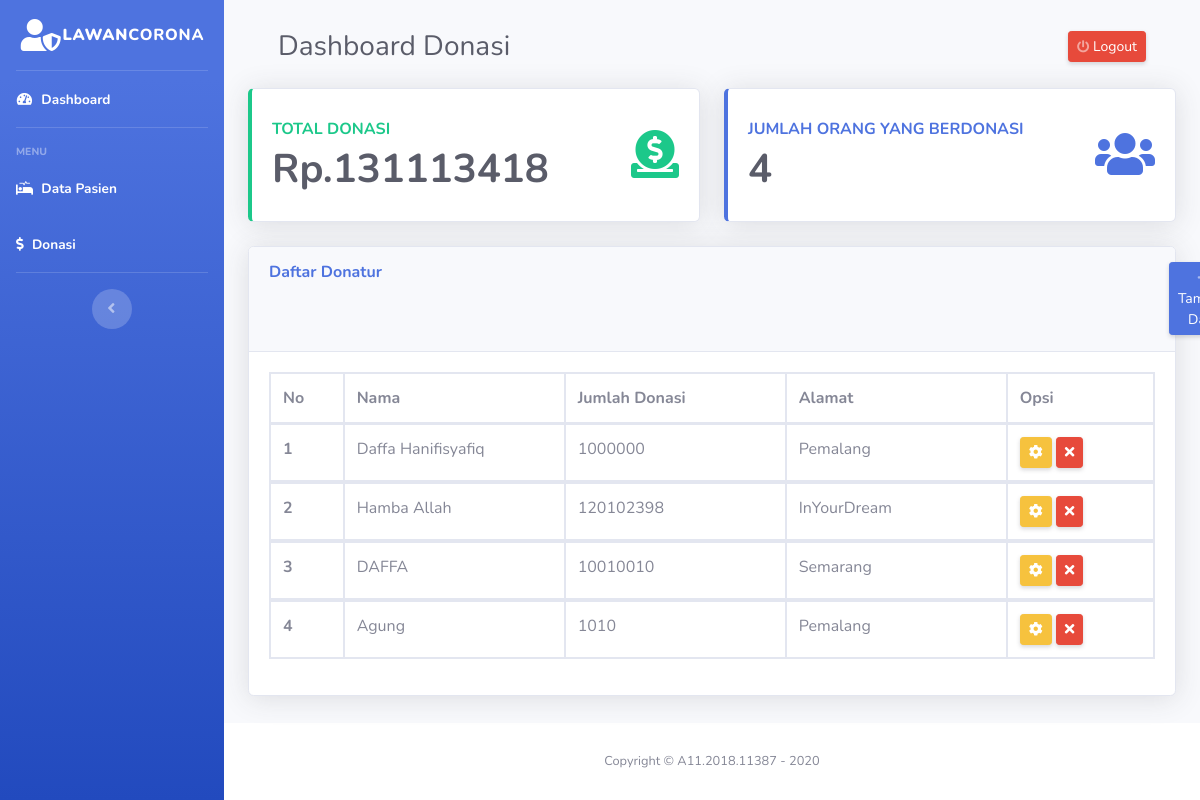
/admin/donasi/index.php (signed in), run on the app's committed database.
### tables this page shows
CREATE TABLE `tb_donasi` (
  `id` int(11) NOT NULL,
  `nama_donatur` varchar(100) NOT NULL,
  `jumlah_donasi` int(11) NOT NULL,
  `alamat_donatur` varchar(100) NOT NULL
);

### admin/donasi/index.php (the view, shortened to what this page needs)
<!DOCTYPE html>
<html lang="en">
<head>
    <link href="http://maxcdn.bootstrapcdn.com/font-awesome/4.7.0/css/font-awesome.min.css" rel="stylesheet">
    <link rel="stylesheet" href="../assets/css/bootstrap.min.css">
    <link href="../assets/vendor/fontawesome-free/css/all.min.css" rel="stylesheet" type="text/css">
    <link href="../assets/css/sb-admin-2.min.css" rel="stylesheet">
</head>
<body id="page-top">
    <div id="wrapper">
        <?php include('sidebar.php'); ?>
        <div id="content-wrapper" class="d-flex flex-column">
            <div id="content">
                <div class="container-fluid">
                    <div class="d-sm-flex align-items-center justify-content-between mb-4" style="margin: 30px">
                        <h1 class="h3 mb-0 text-gray-800">Dashboard Donasi</h1>
                        <a href="../logout.php" class="d-none d-sm-inline-block btn btn-sm btn-danger shadow-sm"><i class="fas fa-power-off fa-sm text-white-50"></i> Logout</a>
                    </div>
                    <div class="row">
                        <?php
                        include('../koneksi.php');
                        $query = "SELECT * FROM tb_donasi";
                        $data = mysqli_query($conn, $query);
                        $totalDonasi = 0;
                        while ($donate = mysqli_fetch_array($data)) {
                            $sum = (int) $donate["jumlah_donasi"];
                            $totalDonasi =  $sum + $totalDonasi;
                        }
                        ?>
                        <?php
                        include('../koneksi.php');
                        $query = "SELECT * FROM tb_donasi";
                        $data = mysqli_query($conn, $query);
                        $totalOrang = 0;
                        while ($dataDonate = mysqli_fetch_array($data)) {
                            ($dataDonate['nama_donatur']) ? $totalOrang++ : '';
                        }
                        ?>
                        <div class="col-xl-6 col-md-6 mb-4">
                            <div class="card border-left-success shadow h-100 py-2">
                                <div class="card-body">
                                    <div class="row no-gutters align-items-center">
                                        <div class="col mr-2">
                                            <div class="text-xl font-weight-bold text-success text-uppercase mb-1">Total Donasi</div>
                                            <div class="h1 mb-0 font-weight-bold text-gray-800">Rp.<?php echo $totalDonasi; ?></div>
                                        </div>
                                        <div class="col-auto">
                                            <i class="fas fa-donate fa-3x text-success "></i>
                                        </div>
                                    </div>
                                </div>
                            </div>
                        </div>
                        <div class="col-xl-6 col-md-6 mb-4">
                            <div class="card border-left-primary shadow h-100 py-2">
                                <div class="card-body">
                                    <div class="row no-gutters align-items-center">
                                        <div class="col mr-2">
                                            <div class="text-xl font-weight-bold text-primary text-uppercase mb-1">Jumlah Orang Yang Berdonasi</div>
                                            <div class="h1 mb-0 font-weight-bold text-gray-800"><?php echo $totalOrang; ?></div>
                                        </div>
                                        <div class="col-auto">
                                            <i class="fas fa-users fa-3x text-primary "></i>
                                        </div>
                                    </div>
                                </div>
                            </div>
                        </div>
                    </div>
                    <div class="card shadow mb-4">
                        <div class="card-header py-3">
                            <h6 class="m-0 font-weight-bold text-primary">Daftar Donatur</h6>
                            <a href="add.php" class="btn btn-sm btn-primary shadow-sm" style="margin: -20px 0 0 900px;"><i class="fas fa-plus fa-sm text-white-50"></i> Tambah Data</a>
                        </div>
                        <div class="card-body">
                            <?php
                            include('../koneksi.php');
                            $query = "SELECT * FROM tb_donasi";
                            $sql = mysqli_query($conn, $query);
                            ?>
                            <table class="table table-bordered">
                                <thead>
                                    <tr class="d-flex">
                                        <th scope="col" class="col-1">No</th>
                                        <th scope="col" class="col-3">Nama</th>
                                        <th scope="col" class="col-3">Jumlah Donasi</th>
                                        <th scope="col" class="col-3">Alamat</th>
                                        <th scope="col" class="col-2">Opsi</th>
                                    </tr>
                                </thead>
                                <?php
                                $i = 1;
                                while ($data = mysqli_fetch_array($sql)) {
                                ?>
                                    <tbody>
                                        <tr class="d-flex">
                                            <th scope="row" class="col-1"><?php echo $i; ?></th>
                                            <td class="col-3"><?php echo $data["nama_donatur"] ?></td>
                                            <td class="col-3"><?php echo $data["jumlah_donasi"]; ?></td>
                                            <td class="col-3"><?php echo $data["alamat_donatur"] ?></td>
                                            <td class="col-2">
                                                <a href="edit.php?id=<?php echo $data['id']; ?>" class="btn btn-sm btn-warning shadow-sm">
                                                    <i class="fas fa-cog"></i> </a>
                                                <a href="delete.php?id=<?php echo $data["id"]; ?>" class="btn btn-sm btn-danger shadow-sm" Onclick="return ConfirmDelete();">
                                                    <i class="fas fa-times"></i> </a>
                                            </td>
                                        </tr>
                                    </tbody>
                                <?php
                                    $i++;
                                }
                                ?>
                            </table>
                        </div>
                    </div>
                </div>
            </div>
</body>
<?php include('../footer.php'); ?>
</html>

### admin/donasi/sidebar.php
<ul class="navbar-nav bg-gradient-primary sidebar sidebar-dark accordion" id="accordionSidebar">
    <a class="sidebar-brand d-flex align-items-center justify-content-center" href="index.html">
        <i class="fas fa-user-shield fa-2x" style="margin: 1px"></i>
        <div class="sidebar-brand-text mx-0"><b>Lawan</b>Corona</div>
    </a>
    <hr class="sidebar-divider my-0">
    <li class="nav-item active">
        <a class="nav-link" href="../index.php">
            <i class="fas fa-fw fa-tachometer-alt"></i>
            <span>Dashboard</span></a>
    </li>
    <hr class="sidebar-divider">
    <div class="sidebar-heading">
        Menu
    </div>
    <li class="nav-item active">
        <a class="nav-link" href="../data.php">
            <i class="fas fa-procedures"></i>
            <span>Data Pasien</span></a>
    </li>
    <li class="nav-item active">
        <a class="nav-link" href="index.php">
            <i class="fas fa-dollar-sign"></i>
            <span>Donasi</span></a>
    </li>
    <hr class="sidebar-divider d-none d-md-block">
    <div class="text-center d-none d-md-inline">
        <button class="rounded-circle border-0" id="sidebarToggle"></button>
    </div>
</ul>

### admin/footer.php
<footer class="sticky-footer bg-white">
    <div class="container my-auto">
        <div class="copyright text-center my-auto">
            <span>Copyright &copy; A11.2018.11387 - 2020</span>
        </div>
    </div>
</footer>

### data on the page
tb_donasi: nama_donatur "Daffa Hanifisyafiq", jumlah_donasi "1000000", alamat_donatur "Pemalang"
tb_donasi: nama_donatur "Hamba Allah", jumlah_donasi "120102398", alamat_donatur "InYourDream"
tb_donasi: nama_donatur "DAFFA", jumlah_donasi "10010010", alamat_donatur "Semarang"
tb_donasi: nama_donatur "Agung", jumlah_donasi "1010", alamat_donatur "Pemalang"

### other printed values
$totalDonasi "131113418"
$totalOrang "4"
